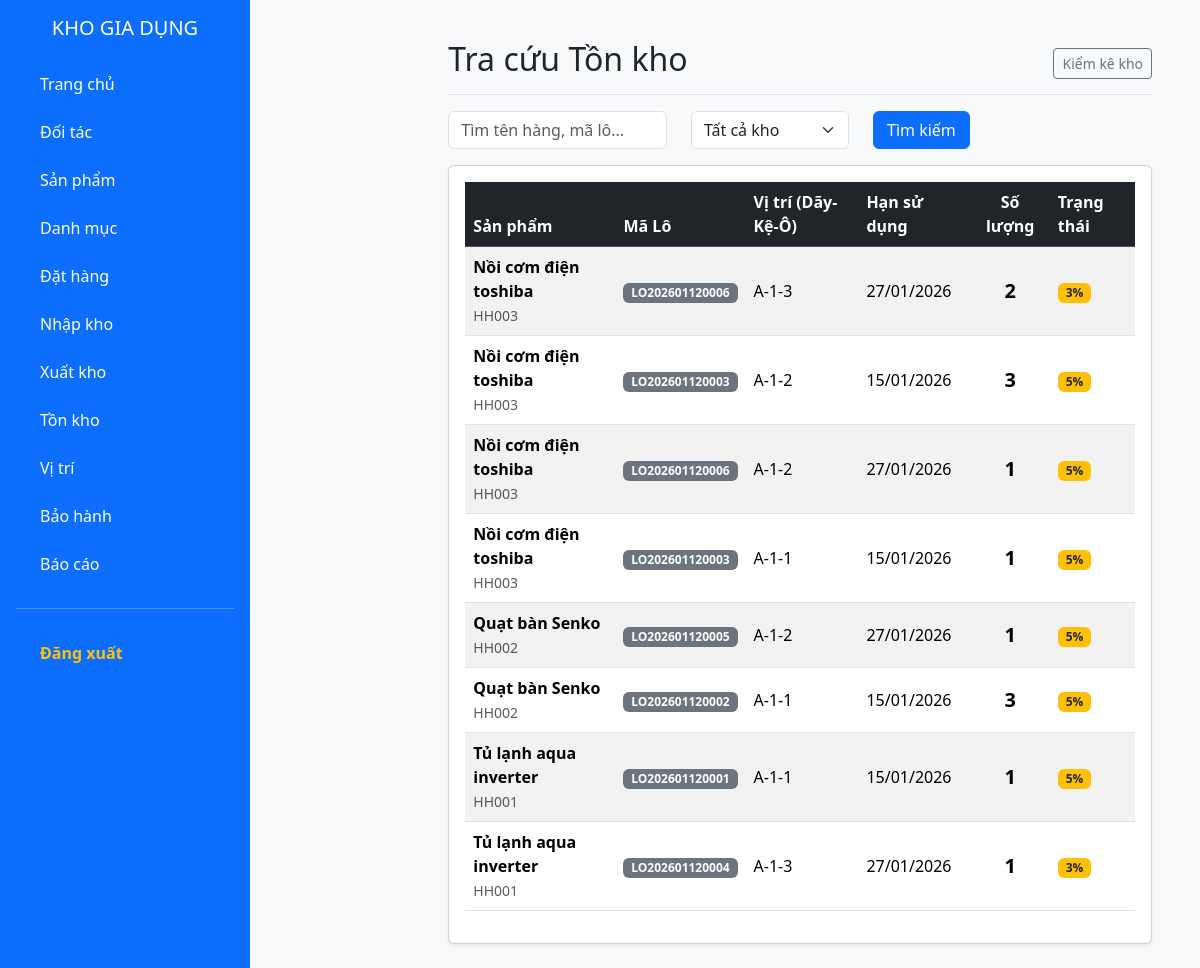
The app's page /public/inventory (signed in) with its own data.
### tables this page shows
CREATE TABLE IF NOT EXISTS `hanghoa` (
  `maHH` varchar(20) NOT NULL,
  `tenHH` varchar(200) NOT NULL,
  `maDVT` varchar(10) NOT NULL,
  `thuongHieu` varchar(100) DEFAULT NULL,
  `model` varchar(100) DEFAULT NULL,
  `moTa` varchar(300) DEFAULT NULL,
  `maDanhMuc` varchar(20) DEFAULT NULL,
  `loaiHang` enum('LO','SERIAL') DEFAULT 'LO',
  `heSoChiemCho` int DEFAULT '1',
  `thoiGianBaoHanh` int DEFAULT '12' COMMENT 'Thời gian bảo hành cho khách (Tháng)',
  PRIMARY KEY (`maHH`),
  KEY `fk_hanghoa_dvt` (`maDVT`),
  KEY `fk_hanghoa_danhmuc` (`maDanhMuc`)
);

### app/controllers/InventoryController.php (called while the page is built, shortened)
<?php
class InventoryController extends Controller {
    private $inventoryModel;
    public function __construct() {
        $this->inventoryModel = $this->model('InventoryModel');
    }
    public function index() {
        $stocks = $this->inventoryModel->getAllStock();
        $data = [
            'title' => 'Tồn kho thực tế',
            'stocks' => $stocks
        ];
        $this->view('inventory/index', $data);
    }
}
?>

### app/core/app.php (called while the page is built, shortened)
<?php
class App {
    protected $action = 'index';
    public function __construct() {
        $url = $this->parseUrl();
        if (isset($url[0])) {
            if (file_exists(APP_ROOT . '/controllers/' . ucfirst($url[0]) . 'Controller.php')) {
                unset($url[0]);
            }
        }
        $this->controller = new $this->controller;
        $this->params = $url ? array_values($url) : [];
        call_user_func_array([$this->controller, $this->action], $this->params);
    }
    public function parseUrl() {
        if (isset($_GET['url'])) {
            return explode('/', filter_var(rtrim($_GET['url'], '/'), FILTER_SANITIZE_URL));
        }
    }
}
?>

### public/index.php (called while the page is built, shortened)
<?php
require_once ROOT_PATH . '/app/core/Database.php';
require_once ROOT_PATH . '/app/core/Controller.php';
require_once ROOT_PATH . '/app/core/App.php';
$app = new App();
?>

### app/models/InventoryModel.php (called while the page is built)
<?php
class InventoryModel {
    private $conn;
    public function __construct() {
        $this->conn = Database::getInstance()->getConnection();
    }
    public function getAllStock() {
        $sql = "SELECT
                    lvt.soLuong as soLuongTon,
                    lvt.maLo,
                    hh.tenHH,
                    hh.maHH,
                    lh.hanBaoHanh,
                    vt.maViTri,
                    vt.sucChuaToiDa,
                    CONCAT(vt.day, '-', vt.ke, '-', vt.o) as viTriCuThe,
                    -- occupancy percent for that entire position (sum of all lots / capacity)
                    (SELECT COALESCE(SUM(lvt2.soLuong),0) FROM lo_hang_vi_tri lvt2 WHERE lvt2.maViTri = vt.maViTri) as totalAtPosition
                FROM lo_hang_vi_tri lvt
                JOIN lohang lh ON lvt.maLo = lh.maLo
                JOIN hanghoa hh ON lh.maHH = hh.maHH
                JOIN vitri vt ON lvt.maViTri = vt.maViTri
                WHERE lvt.soLuong > 0
                ORDER BY hh.tenHH ASC";
        $stmt = $this->conn->prepare($sql);
        $stmt->execute();
        return $stmt->fetchAll();
    }
}
?>

### app/core/Database.php (called while the page is built, shortened)
<?php
class Database {
    private static $instance = null;
    private $conn;
    private function __construct() {
        try {
            $dsn = "mysql:host=" . DB_HOST . ";dbname=" . DB_NAME . ";charset=utf8mb4";
            $this->conn = new PDO($dsn, DB_USER, DB_PASS);
            $this->conn->setAttribute(PDO::ATTR_ERRMODE, PDO::ERRMODE_EXCEPTION);
            $this->conn->setAttribute(PDO::ATTR_DEFAULT_FETCH_MODE, PDO::FETCH_ASSOC);
        } catch(PDOException $e) {
            die("Lỗi kết nối MySQL: " . $e->getMessage());
        }
    }
    public static function getInstance() {
        if (!self::$instance) {
            self::$instance = new Database();
        }
        return self::$instance;
    }
    public function getConnection() {
        return $this->conn;
    }
}
?>

### app/views/inventory/index.php (the view, shortened to what this page needs)
<?php require_once APP_ROOT . '/views/layouts/header.php'; ?>
<?php require_once APP_ROOT . '/views/layouts/sidebar.php'; ?>
<main class="col-md-9 ms-sm-auto col-lg-10 px-md-4">
    <div class="d-flex justify-content-between flex-wrap flex-md-nowrap align-items-center pt-3 pb-2 mb-3 border-bottom">
        <h1 class="h2">Tra cứu Tồn kho</h1>
        <div class="btn-toolbar mb-2 mb-md-0">
            <button type="button" class="btn btn-sm btn-outline-secondary">Kiểm kê kho</button>
        </div>
    </div>
    <div class="row mb-3">
        <div class="col-md-4">
            <input type="text" class="form-control" placeholder="Tìm tên hàng, mã lô...">
        </div>
        <div class="col-md-3">
            <select class="form-select">
                <option>Tất cả kho</option>
            </select>
        </div>
        <div class="col-md-2">
            <button class="btn btn-primary w-100">Tìm kiếm</button>
        </div>
    </div>
    <div class="card shadow-sm">
        <div class="card-body">
            <table class="table table-striped align-middle">
                <thead class="table-dark">
                    <tr>
                        <th>Sản phẩm</th>
                        <th>Mã Lô</th>
                        <th>Vị trí (Dãy-Kệ-Ô)</th>
                        <th>Hạn sử dụng</th>
                        <th class="text-center">Số lượng</th>
                        <th>Trạng thái</th>
                    </tr>
                </thead>
               <tbody>
                    <?php if (!empty($data['stocks'])): ?>
                        <?php foreach ($data['stocks'] as $item): ?>
                            <tr>
                            <td>
                                <span class="fw-bold"><?php echo $item['tenHH']; ?></span><br>
                                <small class="text-muted"><?php echo $item['maHH']; ?></small>
                            </td>
                            <td><span class="badge bg-secondary"><?php echo $item['maLo']; ?></span></td>
                            <td>
                                <?php
                                    echo !empty($item['viTriCuThe']) ? $item['viTriCuThe'] : '<span class="text-muted fst-italic">Chưa xếp kệ</span>';
                                ?>
                            </td>
                            <td>
                                <?php
                                    echo $item['hanBaoHanh'] ? date('d/m/Y', strtotime($item['hanBaoHanh'])) : 'Không BH';
                                ?>
                            </td>
                            <td class="text-center fs-5">
                                <strong><?php echo number_format($item['soLuongTon']); ?></strong>
                            </td>
                            <td>
                                <?php
                                    $capacity = isset($item['sucChuaToiDa']) ? (int)$item['sucChuaToiDa'] : 100;
                                    $totalAtPos = isset($item['totalAtPosition']) ? (int)$item['totalAtPosition'] : 0;
                                    $percent = ($capacity > 0) ? ($totalAtPos / $capacity) * 100 : 0;
                                    if ($percent > 90) {
                                        echo '<span class="badge bg-danger">Đầy (' . round($percent) . '%)</span>';
                                    } elseif ($percent == 0) {
                                        echo '<span class="badge bg-success">Trống</span>';
                                    } else {
                                        echo '<span class="badge bg-warning text-dark">' . round($percent) . '%</span>';
                                    }
                                ?>
                            </td>
                        </tr>
                        <?php endforeach; ?>
                    <?php else: ?>
                        <tr><td colspan="6" class="text-center">Kho đang trống!</td></tr>
                    <?php endif; ?>
                </tbody>
            </table>
        </div>
    </div>
</main>
<?php require_once APP_ROOT . '/views/layouts/footer.php'; ?>

### records on screen
hanghoa: tenHH "Nồi cơm điện toshiba", maHH "HH003", maLo "LO202601120006", viTriCuThe "A-1-3", hanBaoHanh "27/01/2026", soLuongTon "2", percent "3", maLo "LO202601120003", viTriCuThe "A-1-2", hanBaoHanh "15/01/2026", soLuongTon "3", percent "5", soLuongTon "1", viTriCuThe "A-1-1"
hanghoa: tenHH "Quạt bàn Senko", maHH "HH002", maLo "LO202601120005", viTriCuThe "A-1-2", hanBaoHanh "27/01/2026", soLuongTon "1", percent "5", maLo "LO202601120002", viTriCuThe "A-1-1", hanBaoHanh "15/01/2026", soLuongTon "3"
hanghoa: tenHH "Tủ lạnh aqua inverter", maHH "HH001", maLo "LO202601120001", viTriCuThe "A-1-1", hanBaoHanh "15/01/2026", soLuongTon "1", percent "5", maLo "LO202601120004", viTriCuThe "A-1-3", hanBaoHanh "27/01/2026", percent "3"
